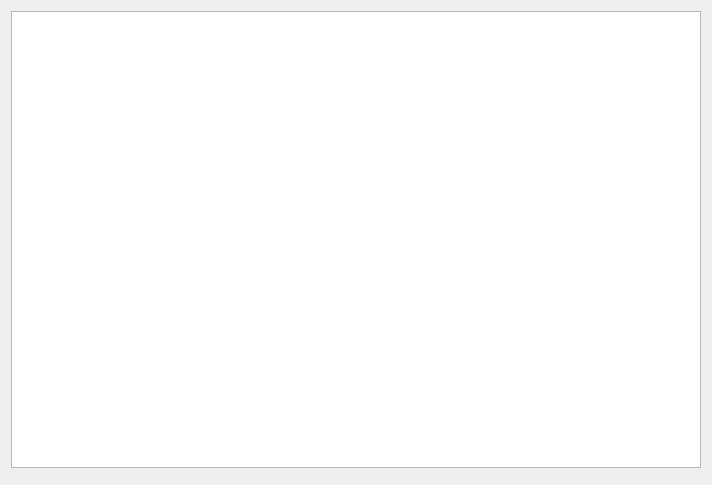
<?xml version="1.0" encoding="UTF-8"?>
<ui version="4.0">
 <class>BracketManager</class>
 <widget class="QWidget" name="BracketManager">
  <property name="geometry">
   <rect>
    <x>0</x>
    <y>0</y>
    <width>712</width>
    <height>485</height>
   </rect>
  </property>
  <property name="windowTitle">
   <string>Form</string>
  </property>
  <layout class="QVBoxLayout" name="verticalLayout">
   <item>
    <widget class="QListView" name="listView"/>
   </item>
   <item>
    <widget class="BracketEditor" name="widget" native="true"/>
   </item>
  </layout>
 </widget>
 <customwidgets>
  <customwidget>
   <class>BracketEditor</class>
   <extends>QWidget</extends>
   <header>BracketEditor.h</header>
   <container>1</container>
  </customwidget>
 </customwidgets>
 <resources/>
 <connections/>
</ui>
